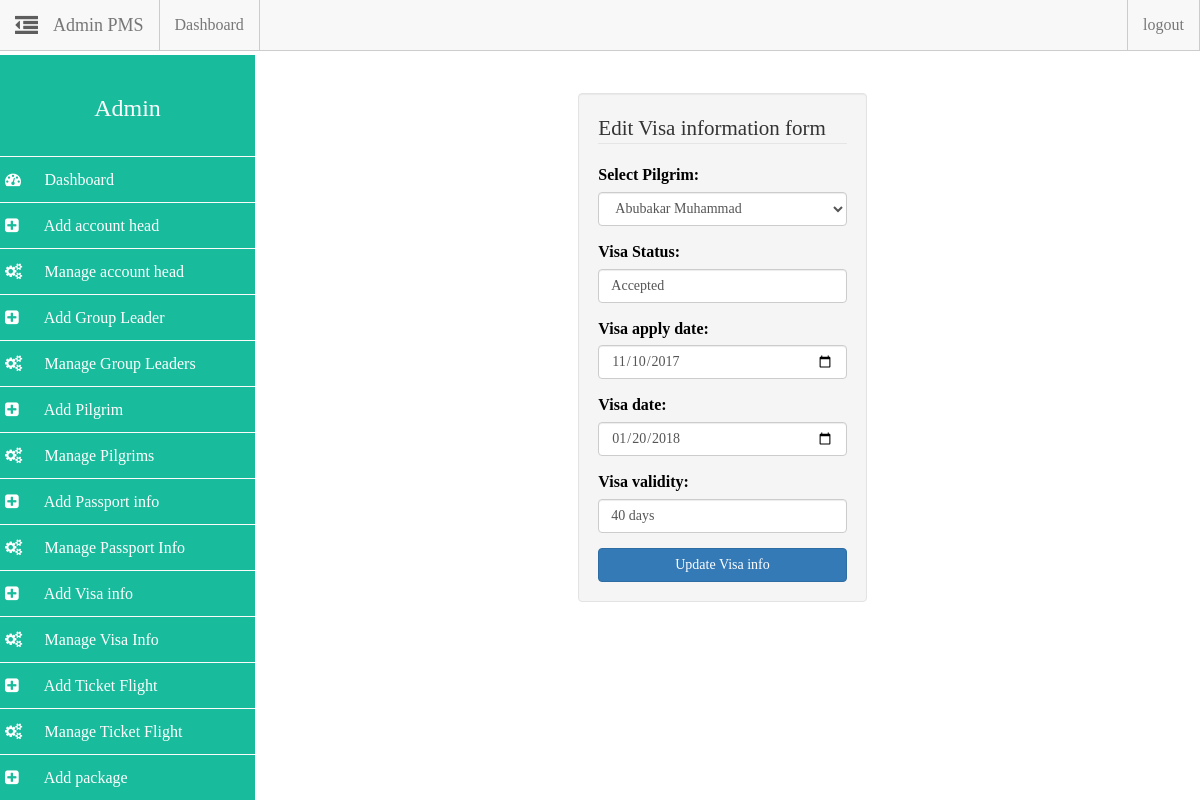
The app's page /admin/admin.php?action=edit_visa&id=1 (signed in) with its own data.
### tables this page shows
CREATE TABLE `pilgrim_info` (
  `pilgrim_id` int(14) NOT NULL,
  `p_name` varchar(255) DEFAULT NULL,
  `p_mobile` varchar(22) DEFAULT NULL,
  `p_mail` varchar(40) DEFAULT NULL,
  `p_address` varchar(200) DEFAULT NULL,
  `p_mstatus` varchar(22) DEFAULT NULL,
  `p_occupation` varchar(22) DEFAULT NULL,
  `p_age` varchar(22) DEFAULT NULL,
  `p_sex` varchar(22) DEFAULT NULL,
  `p_dob` date DEFAULT NULL,
  `p_police_station` varchar(33) DEFAULT NULL,
  `p_district` varchar(33) DEFAULT NULL,
  `p_fathers_name` varchar(100) DEFAULT NULL,
  `p_mother_name` varchar(100) DEFAULT NULL,
  `p_spouse_name` varchar(100) DEFAULT NULL,
  `p_mahrims_name` varchar(100) DEFAULT NULL,
  `p_nid_no` varchar(22) DEFAULT NULL,
  `p_img` text,
  `p_nationality` varchar(33) DEFAULT NULL,
  `gl_id` int(11) DEFAULT NULL,
  `username` varchar(255) NOT NULL,
  `password` varchar(255) NOT NULL
);

CREATE TABLE `visa_info` (
  `visa_slno` int(16) NOT NULL,
  `pilgrim_id` int(12) NOT NULL,
  `visa_status` varchar(22) NOT NULL,
  `visa_apply_date` date NOT NULL,
  `visa_date` date NOT NULL,
  `visa_validity` varchar(32) NOT NULL
);

### admin/includes/edit_visa.php (the view, shortened to what this page needs)
<?php
$pid = $_GET["id"];
$query = mysqli_query($dbc, "SELECT * FROM visa_info WHERE pilgrim_id='$pid'");
$data = mysqli_fetch_array($query);
?>
<div class="row">
	<div class="col-md-4 col-md-offset-4">
		<br>
		<div class="well">
			<form method="POST" action="admin.php?action=edit_visa&id=<?php echo $pid; ?>" >
				<fieldset>
					<legend>Edit Visa  information form</legend>
					<div class="form-group">
						<label for="pilgrim_id">Select Pilgrim:</label>
						<select name="pilgrim_id" id="pilgrim_id" value="" class="form-control">
							<option value="<?php echo $data["pilgrim_id"] ?>">
								<?php $gq = mysqli_query($dbc, "SELECT p_name FROm pilgrim_info WHERE pilgrim_id=".$data["pilgrim_id"]);
								$d = mysqli_fetch_array($gq);
								echo $d["p_name"];
								 ?>
							</option>
						</select>
					</div>
					<div class="form-group">
						<label for="visa_status">Visa Status:</label>
						<input type="text" name="visa_status" id="visa_status" value="<?php echo $data['visa_status'] ?>" class="form-control" placeholder="Visa status" required>
					</div>
					<div class="form-group">
						<label for="visa_apply_date">Visa apply date:</label>
						<input type="date" name="visa_apply_date" id="visa_apply_date" value="<?php echo $data['visa_apply_date'] ?>" class="form-control" required>
					</div>
					<div class="form-group">
						<label for="visa_date">Visa date:</label>
						<input type="date" name="visa_date" id="visa_date" value="<?php echo $data['visa_date'] ?>" class="form-control" required>
					</div>
					<div class="form-group">
						<label for="visa_validity">Visa validity:</label>
						<input type="text" name="visa_validity" id="visa_validity" value="<?php echo $data['visa_validity'] ?>" class="form-control" placeholder="Passport status" required>
					</div>
					<button class="btn btn-block btn-primary" type="submit" name="edit_visa">Update Visa info</button>
				</fieldset>
			</form>
		</div>
	</div>
</div>

### assets/css/styles.css (style rules this page uses)
html { color: #222; font-size: 1em; line-height: 1.4; }
fieldset { border: 0; margin: 0; padding: 0; }
body { padding-top: 55px; font-family: ubuntu; font-size: 100%; color: #000 !important; }

### assets/css/sidebar.css (style rules this page uses)
* { box-sizing: border-box; -webkit-box-sizing: border-box; -moz-box-sizing: border-box; }
body { padding-top: 55px; }

### records on screen
pilgrim_info: pilgrim_id "Abubakar Muhammad"
visa_info: visa_status "Accepted", visa_apply_date "11/10/2017", visa_date "01/20/2018", visa_validity "40 days"
